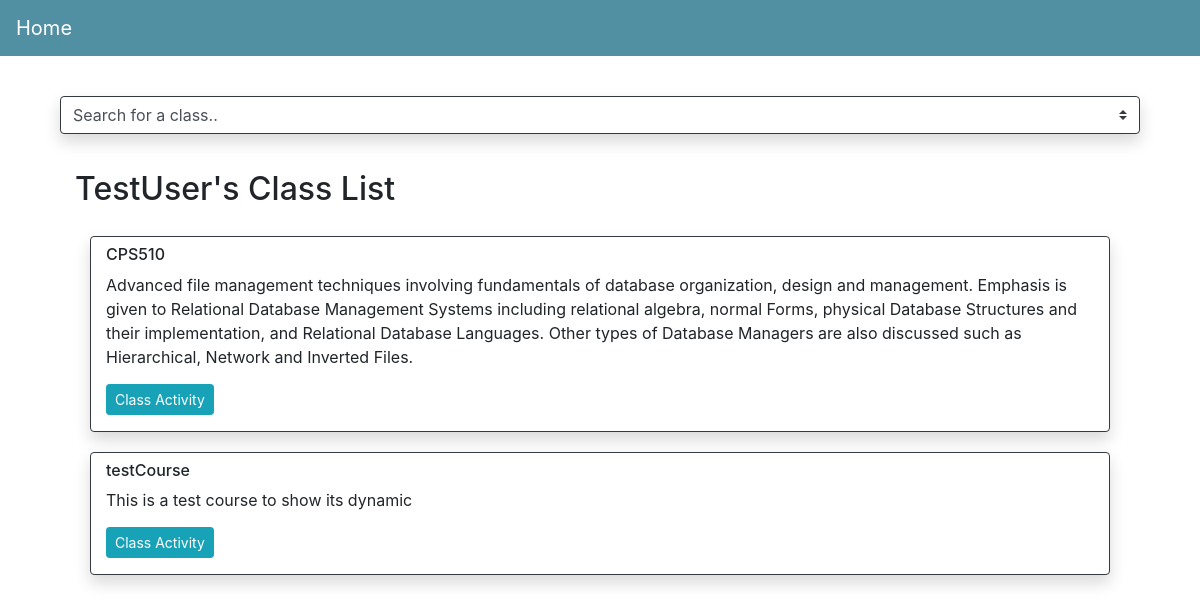
The app's page /home/ (signed in), older data.
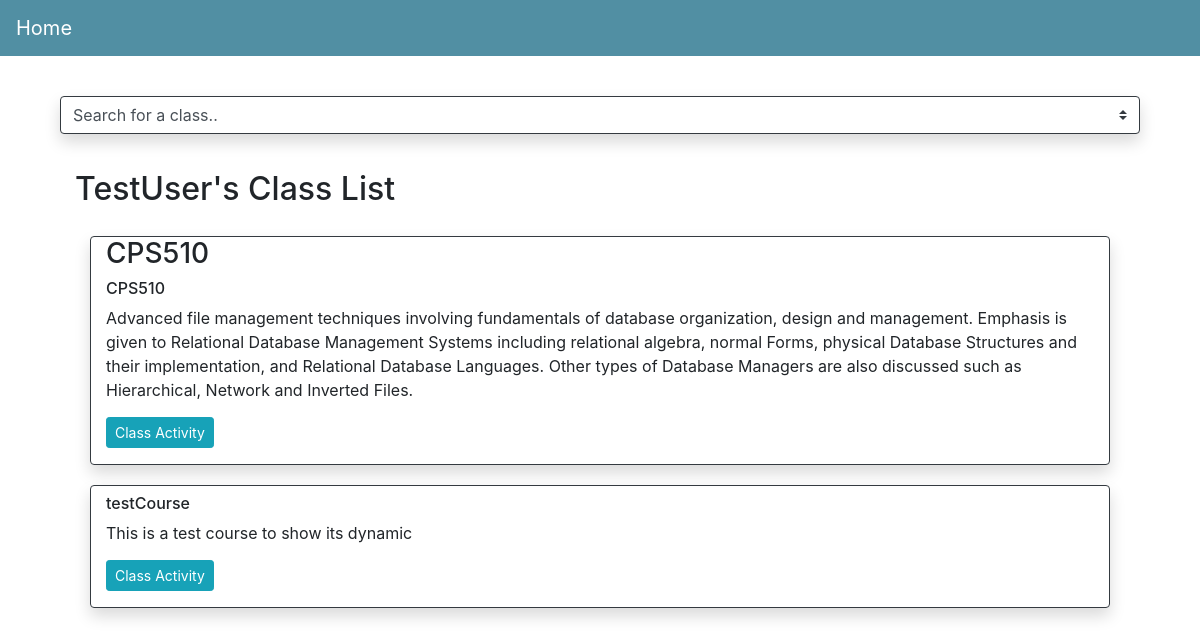
The same page, newer data.
### courses/models.py (models this page shows)
class Course(models.Model):
    name = models.TextField()
    code = models.TextField()
    description = models.TextField()

### courses/views.py (the view)
# urls.py: path('', views.homeView, name='homeView'),
def homeView(request):
    user_info = request.user
    if request.user.is_authenticated:
        course_info = request.user.courses
        context = { 'user_info' : user_info,
                    'course_info' : course_info}
        return render(request, 'index.html', context)
    return redirect('login:loginView')

### templates/index.html (shortened to what this page needs)
<!DOCTYPE html>
<html lang="en">
{% load static %}
  <head>
	<link rel="stylesheet" href="{% static 'styles.css' %}" />
    <link
      rel="stylesheet"
      href="https://cdn.jsdelivr.net/npm/bootstrap@4.6.0/dist/css/bootstrap.min.css"
    />
  </head>
  <body>
    <nav class="navbar navbar-dark" style="background-color: #518fa3">
		<a class="navbar-brand" href="{% url 'home:homeView' %}">Home</a>
    </nav>
    <div class="container">
      <form action="#nowhere">
        <div class="container">
        <div class="form-group">
            <select class="custom-select custom-select border-dark shadow" onChange="window.location.href=this.value">
            <option selected>Search for a class..</option>
          </select>
        </div>
        <div class="container">
        <div class=form-group">
			<h2>{{ user_info.username }}'s Class List</h2>
			{% for course in course_info.all %}
            <div class="container">
            <div class="col-md border rounded border-dark shadow">
				<h3>{{ course.code }}</h3>
				<h6> {{ course.name }} </h6>
            	{{ course.description }}
				<p>
				<a href="{{ course.code }}"><button type="button" class="btn btn-info btn-sm" button style="margin-top:15px;">Class Activity</button></a>
 				</p>
			</div>
            </div>
			{% endfor %}
            </div>
        </div>
        </div>
      </form>
    </div>
  </body>
</html>

Row changes from the older to the newer data that the page shows:
changed Course "CPS510": code (not shown) → "CPS510"
